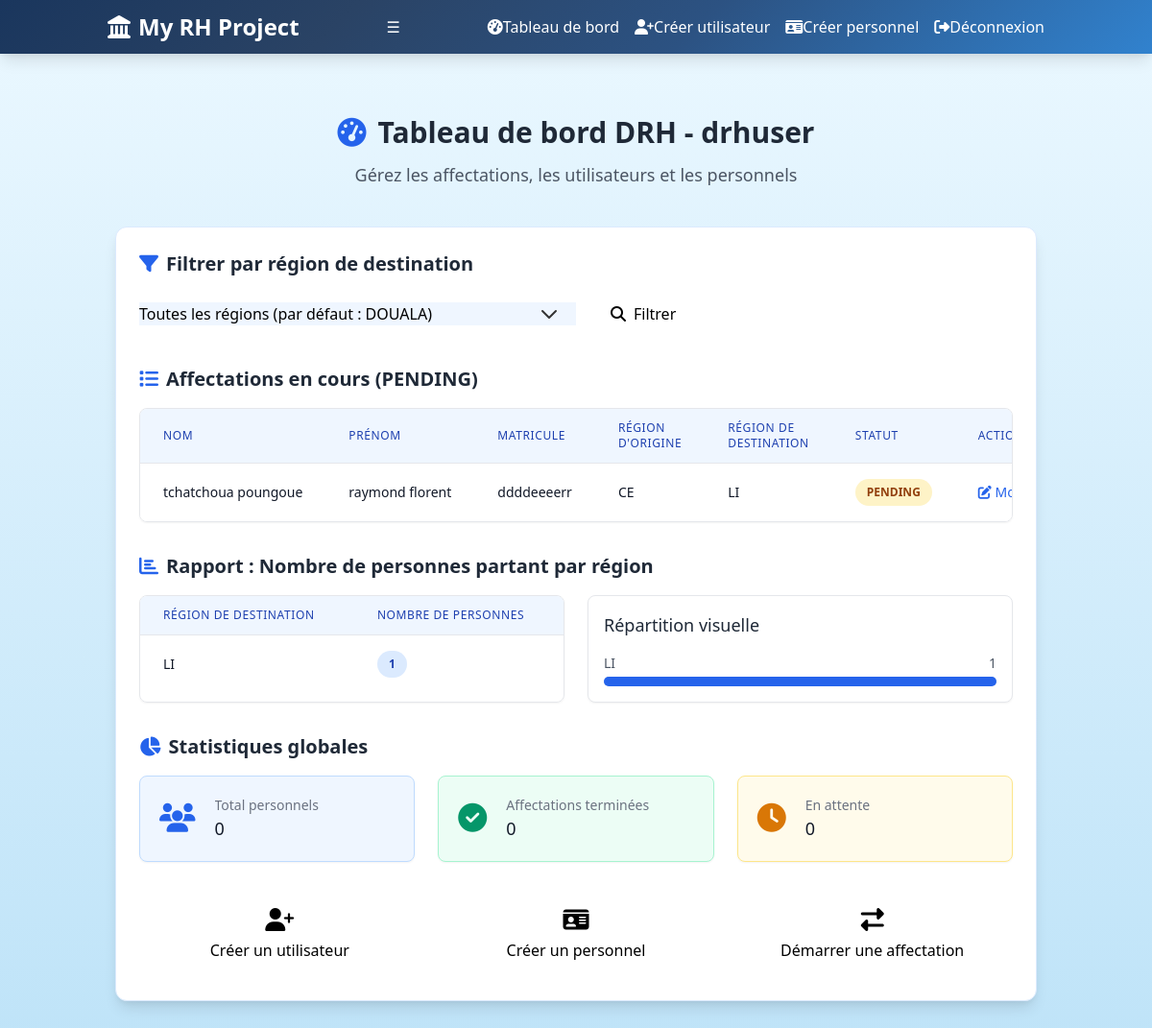
The page /api/users/drh_dashboard (signed in) on the database its author committed.
### models/user.py (models this page shows)
class User(Base):
    __tablename__ = "users"
    id = Column(Integer, primary_key=True, index=True)
    nom_utilisateur = Column(String, unique=True, index=True)
    mot_de_passe_hash = Column(String)
    email = Column(String, unique=True, index=True)
    role = Column(String)  # Stocke la valeur de l'Enum comme chaîne
    code_region = Column(String, nullable=True)

### models/affectation.py (models this page shows)
class Affectation(Base):
    __tablename__ = "affectations"
    id = Column(Integer, primary_key=True, index=True)
    personnel_id = Column(Integer, ForeignKey("personnels.id"), nullable=False)
    code_region = Column(String, ForeignKey("regions.code"), nullable=False)
    status = Column(String, nullable=False, default=AffectationStatus.PENDING)
    created_at = Column(DateTime, nullable=False, default=func.now())
    confidence = Column(Float, nullable=True)
    confidence_color = Column(String, nullable=True)
    confidence_message = Column(String, nullable=True)

### models/personnel.py (models this page shows)
class Personnel(Base):
    __tablename__ = "personnels"
    id = Column(Integer, primary_key=True, index=True)
    nom = Column(String)
    prenom = Column(String)
    sexe = Column(String)
    age = Column(Integer)
    grade = Column(Enum(MilitaryGrade), nullable=False)
    matricule = Column(String, unique=True, index=True)
    taille = Column(Integer)
    photo_url = Column(String, nullable=True)
    code_region = Column(String)
    face_token = Column(String, nullable=True)

### routers/users.py (the view)
@router.get("/drh_dashboard", response_class=HTMLResponse)
async def drh_dashboard(
    request: Request,
    region_filter: str | None = None,
    status_filter: str = "ALL",
    date_filter: str | None = None,
    current_user: User = Depends(get_current_user),
    db: Session = Depends(get_db)
):
    logger.info(f"Tentative d'accès à drh_dashboard par {current_user.nom_utilisateur}, rôle : {current_user.role}, filtre région : {region_filter}")
    if current_user.role != "DRH":
        logger.error(f"Accès refusé à drh_dashboard pour {current_user.nom_utilisateur}, rôle : {current_user.role}")
        raise HTTPException(status_code=status.HTTP_403_FORBIDDEN, detail="Accès réservé aux DRH")
    regions = db.query(Region).all()
    query = db.query(Affectation, Personnel).join(Personnel, Affectation.personnel_id == Personnel.id)
    if region_filter:
        query = query.filter(Affectation.code_region == region_filter)
    if status_filter != "ALL":
        query = query.filter(Affectation.status == status_filter)
    if date_filter:
        query = query.filter(Affectation.created_at == date_filter)
    affectations = query.all()
    affectations_by_region = db.query(
        Affectation.code_region,
        func.count(Affectation.id).label('count')
    ).filter(
        Affectation.status == AffectationStatus.PENDING
    ).group_by(Affectation.code_region).all()
    affectations_report = {region: count for region, count in affectations_by_region}
    logger.info(f"affectations_report type: {type(affectations_report)}, contenu: {affectations_report}")
    return templates.TemplateResponse(
        "drh_dashboard.html",
        {
            "request": request,
            "current_user": current_user,
            "affectations": affectations,
            "affectations_report": affectations_report,
            "regions": regions,
            "region_filter": region_filter,
            "status_filter": status_filter,
            "date_filter": date_filter
        }
    )

### templates/drh_dashboard.html (shortened to what this page needs)
{% extends "base.html" %}
{% block content %}
<div class="max-w-6xl mx-auto py-8 px-4 animate-fade-in">
    <div class="mb-10 text-center">
        <h2 class="text-3xl font-bold text-gray-800 mb-3 flex items-center justify-center">
            <i class="fas fa-tachometer-alt mr-3 text-blue-600"></i>Tableau de bord DRH - {{ current_user.nom_utilisateur }}
        </h2>
        <p class="text-lg text-gray-600">Gérez les affectations, les utilisateurs et les personnels</p>
    </div>
    <div class="form-container bg-white rounded-xl shadow-lg p-6 border border-blue-100">
        <div class="mb-8">
            <h3 class="text-xl font-semibold text-gray-800 mb-4 flex items-center">
                <i class="fas fa-filter mr-2 text-blue-600"></i>Filtrer par région de destination
            </h3>
            <form method="get" action="/api/users/drh_dashboard" class="flex flex-col md:flex-row items-start md:items-center gap-4">
                <select name="region_filter" id="region_filter" class="form-input w-full md:w-1/2 bg-blue-50">
                    <option value="" {% if not region_filter %}selected{% endif %}>Toutes les régions (par défaut : {{ current_user.code_region | default('non définie') }})</option>
                </select>
                <button type="submit" class="btn-primary px-5 py-2.5">
                    <i class="fas fa-search mr-2"></i>Filtrer
                </button>
            </form>
        </div>
        <div class="mb-8">
            <h3 class="text-xl font-semibold text-gray-800 mb-4 flex items-center">
                <i class="fas fa-list mr-2 text-blue-600"></i>Affectations en cours (PENDING)
            </h3>
            {% if affectations %}
                <div class="overflow-x-auto rounded-lg shadow-sm border border-gray-200">
                    <table class="min-w-full divide-y divide-gray-200">
                        <thead class="bg-blue-50">
                            <tr>
                                <th class="px-6 py-3 text-left text-xs font-medium text-blue-800 uppercase tracking-wider">Nom</th>
                                <th class="px-6 py-3 text-left text-xs font-medium text-blue-800 uppercase tracking-wider">Prénom</th>
                                <th class="px-6 py-3 text-left text-xs font-medium text-blue-800 uppercase tracking-wider">Matricule</th>
                                <th class="px-6 py-3 text-left text-xs font-medium text-blue-800 uppercase tracking-wider">Région d'origine</th>
                                <th class="px-6 py-3 text-left text-xs font-medium text-blue-800 uppercase tracking-wider">Région de destination</th>
                                <th class="px-6 py-3 text-left text-xs font-medium text-blue-800 uppercase tracking-wider">Statut</th>
                                <th class="px-6 py-3 text-left text-xs font-medium text-blue-800 uppercase tracking-wider">Actions</th>
                            </tr>
                        </thead>
                        <tbody class="bg-white divide-y divide-gray-200">
                            {% for affectation, personnel in affectations %}
                                <tr class="hover:bg-blue-50 transition-colors duration-200">
                                    <td class="px-6 py-4 whitespace-nowrap text-sm font-medium text-gray-900">{{ personnel.nom }}</td>
                                    <td class="px-6 py-4 whitespace-nowrap text-sm text-gray-900">{{ personnel.prenom }}</td>
                                    <td class="px-6 py-4 whitespace-nowrap text-sm text-gray-900">{{ personnel.matricule }}</td>
                                    <td class="px-6 py-4 whitespace-nowrap text-sm text-gray-900">{{ personnel.code_region }}</td>
                                    <td class="px-6 py-4 whitespace-nowrap text-sm text-gray-900">{{ affectation.code_region }}</td>
                                    <td class="px-6 py-4 whitespace-nowrap">
                                        <span class="px-3 py-1 inline-flex text-xs leading-5 font-semibold rounded-full bg-yellow-100 text-yellow-800">
                                            {{ affectation.status }}
                                        </span>
                                    </td>
                                    <td class="px-6 py-4 whitespace-nowrap text-sm font-medium">
                                        <a href="/api/affectations/{{ affectation.id }}/edit" class="text-blue-600 hover:text-blue-900 mr-3">
                                            <i class="fas fa-edit"></i> Modifier
                                        </a>
                                    </td>
                                </tr>
                            {% endfor %}
                        </tbody>
                    </table>
                </div>
            {% else %}
                <div class="bg-blue-50 border-l-4 border-blue-500 text-blue-700 p-4 rounded-lg flex items-center">
                    <i class="fas fa-info-circle mr-3 text-blue-500"></i>
                    <p>Aucune affectation en cours pour la région sélectionnée.</p>
                </div>
            {% endif %}
        </div>
        <div class="mb-8">
            <h3 class="text-xl font-semibold text-gray-800 mb-4 flex items-center">
                <i class="fas fa-chart-bar mr-2 text-blue-600"></i>Rapport : Nombre de personnes partant par région
            </h3>
            {% if affectations_report %}
                <div class="grid grid-cols-1 md:grid-cols-2 gap-6">
                    <div class="overflow-x-auto rounded-lg shadow-sm border border-gray-200">
                        <table class="min-w-full divide-y divide-gray-200">
                            <thead class="bg-blue-50">
                                <tr>
                                    <th class="px-6 py-3 text-left text-xs font-medium text-blue-800 uppercase tracking-wider">Région de destination</th>
                                    <th class="px-6 py-3 text-left text-xs font-medium text-blue-800 uppercase tracking-wider">Nombre de personnes</th>
                                </tr>
                            </thead>
                            <tbody class="bg-white divide-y divide-gray-200">
                                {% for region, count in affectations_report.items() %}
                                    <tr class="hover:bg-blue-50 transition-colors duration-200">
                                        <td class="px-6 py-4 whitespace-nowrap text-sm font-medium text-gray-900">{{ region }}</td>
                                        <td class="px-6 py-4 whitespace-nowrap text-sm text-gray-900">
                                            <span class="px-3 py-1 inline-flex text-xs leading-5 font-semibold rounded-full bg-blue-100 text-blue-800">
                                                {{ count }}
                                            </span>
                                        </td>
                                    </tr>
                                {% endfor %}
                            </tbody>
                        </table>
                    </div>
                    <div class="bg-white p-4 rounded-lg shadow-sm border border-gray-200">
                        <h4 class="text-lg font-medium text-gray-800 mb-4">Répartition visuelle</h4>
                        <div class="space-y-3">
                            {% for region, count in affectations_report.items() %}
                                <div>
                                    <div class="flex justify-between text-sm text-gray-600 mb-1">
                                        <span>{{ region }}</span>
                                        <span>{{ count }}</span>
                                    </div>
                                    <div class="w-full bg-gray-200 rounded-full h-2.5">
                                        <div class="bg-blue-600 h-2.5 rounded-full" style="width: {{ (count / affectations_report.values()|max) * 80 + 20 }}%"></div>
                                    </div>
                                </div>
                            {% endfor %}
                        </div>
                    </div>
                </div>
            {% else %}
                <div class="bg-blue-50 border-l-4 border-blue-500 text-blue-700 p-4 rounded-lg flex items-center">
                    <i class="fas fa-info-circle mr-3 text-blue-500"></i>
                    <p>Aucun rapport disponible (aucune affectation en cours).</p>
                </div>
            {% endif %}
        </div>
        <div class="mb-8">
            <h3 class="text-xl font-semibold text-gray-800 mb-4 flex items-center">
                <i class="fas fa-chart-pie mr-2 text-blue-600"></i>Statistiques globales
            </h3>
            <div class="grid grid-cols-1 md:grid-cols-3 gap-6">
                <div class="bg-blue-50 p-5 rounded-lg border border-blue-200 shadow-sm">
                    <div class="flex items-center">
                        <div class="flex-shrink-0">
                            <i class="fas fa-users text-3xl text-blue-600"></i>
                        </div>
                        <div class="ml-5 w-0 flex-1">
                            <dl>
                                <dt class="text-sm font-medium text-gray-500 truncate">Total personnels</dt>
                                <dd class="text-lg font-medium text-gray-900">{{ total_personnels|default(0) }}</dd>
                            </dl>
                        </div>
                    </div>
                </div>
                <div class="bg-green-50 p-5 rounded-lg border border-green-200 shadow-sm">
                    <div class="flex items-center">
                        <div class="flex-shrink-0">
                            <i class="fas fa-check-circle text-3xl text-green-600"></i>
                        </div>
                        <div class="ml-5 w-0 flex-1">
                            <dl>
                                <dt class="text-sm font-medium text-gray-500 truncate">Affectations terminées</dt>
                                <dd class="text-lg font-medium text-gray-900">{{ completed_affectations|default(0) }}</dd>
                            </dl>
                        </div>
                    </div>
                </div>
                <div class="bg-yellow-50 p-5 rounded-lg border border-yellow-200 shadow-sm">
                    <div class="flex items-center">
                        <div class="flex-shrink-0">
                            <i class="fas fa-clock text-3xl text-yellow-600"></i>
                        </div>
                        <div class="ml-5 w-0 flex-1">
                            <dl>
                                <dt class="text-sm font-medium text-gray-500 truncate">En attente</dt>
                                <dd class="text-lg font-medium text-gray-900">{{ pending_affectations|default(0) }}</dd>
                            </dl>
                        </div>
                    </div>
                </div>
            </div>
        </div>
        <div class="grid grid-cols-1 md:grid-cols-3 gap-4 mt-8">
            <a href="/api/users/create_user" class="btn-primary flex flex-col items-center justify-center p-4 text-center">
                <i class="fas fa-user-plus text-2xl mb-2"></i>
                <span>Créer un utilisateur</span>
            </a>
            <a href="/api/users/create_personnel" class="btn-primary flex flex-col items-center justify-center p-4 text-center">
                <i class="fas fa-id-card text-2xl mb-2"></i>
                <span>Créer un personnel</span>
            </a>
            <a href="/api/users/create_affectation" class="btn-primary flex flex-col items-center justify-center p-4 text-center">
                <i class="fas fa-exchange-alt text-2xl mb-2"></i>
                <span>Démarrer une affectation</span>
            </a>
        </div>
    </div>
</div>
{% endblock %}

### templates/base.html (style rules this page uses)
.bg-military-light { background: linear-gradient(to bottom, #ebf8ff, #bee3f8); }
.form-input { @apply mt-2 block w-full border-2 border-gray-300 rounded-lg shadow-sm focus:ring-2 focus:ring-blue-500 focus:border-blue-500 p-3 text-base text-gray-800 placeholder-gray-500 transition duration-200; }
.btn-primary { @apply bg-blue-700 hover:bg-blue-800 text-white font-medium px-6 py-3 rounded-lg shadow-md transition duration-300 focus:ring-2 focus:ring-blue-300 focus:outline-none flex items-center justify-center; }
.form-container { @apply bg-white rounded-xl shadow-xl p-6 border border-blue-100; }
.animate-fade-in { animation: fadeIn 0.5s ease-out; }
select.form-input { background-repeat: no-repeat; background-position: right 1rem center; background-size: 1.5em; padding-right: 2.5rem; -webkit-appearance: none; -moz-appearance: none; appearance: none; }

### rows shown on the page
User: nom_utilisateur "drhuser"
Affectation: nom "tchatchoua poungoue", prenom "raymond florent", matricule "ddddeeeerr", code_region "CE", code_region "LI", status "PENDING"

### other values the page prints
{{ region }} "LI"
{{ count }} "1"
{{ total_personnels|default(0) }} "0"
{{ completed_affectations|default(0) }} "0"
{{ pending_affectations|default(0) }} "0"
